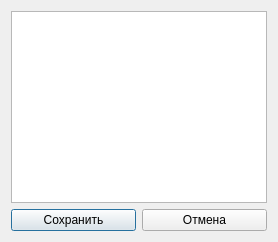
<?xml version="1.0" encoding="UTF-8"?>
<ui version="4.0">
 <class>ActionPlanForm</class>
 <widget class="QDialog" name="ActionPlanForm">
  <property name="windowTitle">
   <string>План действий по ПСО</string>
  </property>
  <layout class="QVBoxLayout" name="mainLayout">
   <item>
    <widget class="QTextEdit" name="actionPlanText"/>
   </item>
   <item>
    <layout class="QHBoxLayout" name="buttonLayout">
     <item>
      <widget class="QPushButton" name="buttonSave">
       <property name="text"><string>Сохранить</string></property>
      </widget>
     </item>
     <item>
      <widget class="QPushButton" name="buttonCancel">
       <property name="text"><string>Отмена</string></property>
      </widget>
     </item>
    </layout>
   </item>
  </layout>
 </widget>
 <resources/>
 <connections/>
</ui>
